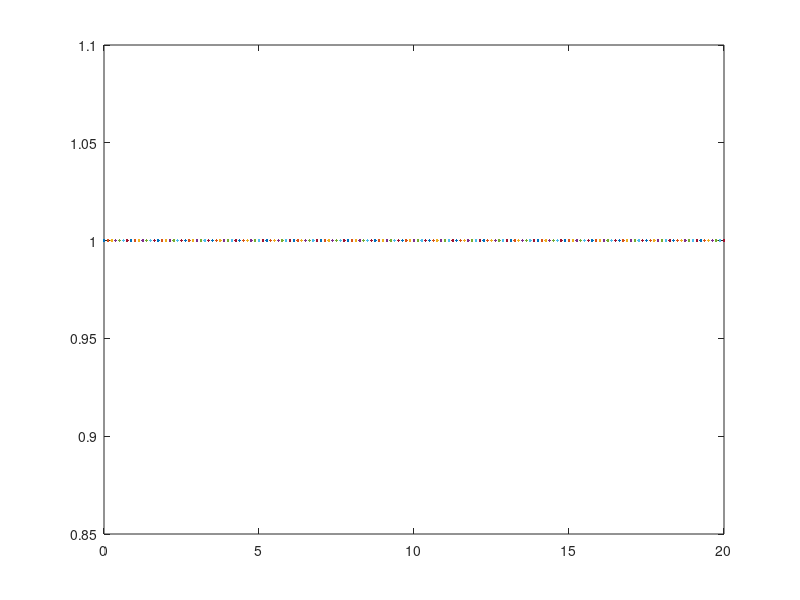

Here is the MATLAB script that generated this plot: (Note: this script raises an error after producing the figure.)
%% Anantajit Raja
% MATH0033 Numerical Methods Computational homework 3
%
clear all, close all, clc, format long, format compact
%%
% *Exercise 1*
%
% (a)
% 
f=@(t, y) 1 - y.^2;
tspan = [0 20];
y0 = 0;
N = [19, 21, 40, 80, 160];

% plotting exact solns
for i = 1:5
    t = [0:20/N(i):20];
    y_t = @(t) (exp(2.*t) - 1)/(exp(2.*t) + 1);
end
plot(t, y_t(t));
hold on

% plotting solns of FE methods
for i = 1:5
    diff = zeros(1, N(i));
    [t, u_fe] = feuler(f, tspan, y0, N(i));
    plot(t, u_fe);
for j = 1:length(t)
    diff(j) = abs(u_fe(j) - y_t(t(j)));
end
e_fe(i) = max(diff);
e_feend(i) = max(abs(u_fe(end) - y_t(20)));
end
legend('Exact soln', 'FE N = 19', 'FE N = 21', 'FE N = 40', 'FE N = 80', 'FE N = 160');
title('solns of FE methods vs exact soln')
hold off
e_fe
e_feend
%%
% (b)
% 
f=@(t, y) 1 - y.^2;
tspan = [0 20];
y0 = 0;
N = [19, 21, 40, 80, 160];

% plotting exact solns
for i = 1:5
    t = [0:20/N(i):20];
    y_t = @(t) (exp(2.*t) - 1)/(exp(2.*t) + 1);
end
plot(t, y_t(t));
hold on

% plotting solns of Heun's method
for i = 1:5
    diff = zeros(1, N(i));
    [t, u_heun] = heun(f, tspan, y0, N(i));
    plot(t, u_heun);
for j = 1:length(t)
    diff(j) = abs(u_heun(j) - y_t(t(j)));
end
e_heun(i) = max(diff);
e_heunend(i) = max(abs(u_heun(end) - y_t(20)));
end
legend('Exact soln', 'Heun N = 19', 'Heun N = 21', 'Heun N = 40', 'Heun N = 80','Heun N = 160');
title('solns of Heun methods vs exact soln')
hold off
e_heun
e_heunend
%%
% (c)
% 
N = [19, 21, 40, 80, 160];
loglog(N, e_fe, N, e_heun)
legend('FE method', 'Heun method')
title('e_{fe} and e_{heun} vs N')
% and so it turns out that this agrees with the theory from lectures:
% the Forward Euler method here seems to be first order convergent and
% Heun's method here is second order convergent.
%%
% (d)(i)
% Note from the graph of the FE method we get that the approximations show
% asymptotic behaviour at 1 for N greater than or equal to 21. Therefore the
% FE method well-approximates y(20) for N equal to 21, 40, 80 and 160 (as
% can be seen by the small/zero values of e_feend, but it's not a good
% approximation for N equal to 19. For Heun's method we get that the
% approximations show asymptotic behaviour for N greater than or equal to
% 40. Therefore Heun's method well-approximates y(20) for N equal to 40, 80
% and 160 (which can be seen by the zero values of e_heunend), but it's not a
% good approximation for N equal to 19 or 21.

%%
% (ii)
% Note that the |f_y| is equal to 2y. Note also that y = tanh(t) must also
% be in between 0 and 1 for t > 0 (by examination of the tanh graph). Hence
% |f_y|'s max value is lambda = 2 on the solution trajectory, and so the
% methods should be stable for h < 2/|lambda| = 2/2 = 1, i.e. the critical
% stability value is 1. It turns out that our numerical results agree with
% this because, for the N = 19 case, using the FE method we obtain h =
% 20/19, which is greater than 1 and it's not stable, whereas
% for N greater than 21 we get h < 1 which is stable (as expected).
% Now for Heun's method we get that at N = 19 there's decay to a different
% horizontal asymptotic value and also at N = 21 the error decays to another
% asymptote as t approaches infinity. For N greater than or equal to 40 we
% get stability since h < 1 (as expected).

%%
% (iii)
% For the FE method the lack of stability at N = 19 manifests itself by
% being periodically increasing as t approaches infinity. For Heun's method
% the lack of stability at N = 19 manifests itself by decaying to some
% horizontal asymptote unequal to 1.